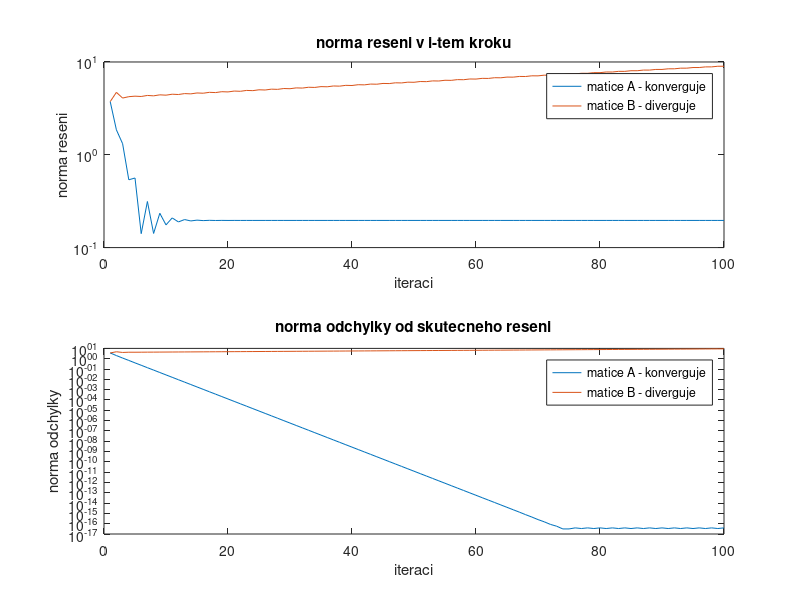

Write MATLAB code to recreate this figure.
function jacobi

% Zvolme dve matice, A bude konvergovat, B nebude
A=[5 1 1; 2 7 3; 2 3 8];
B=[5 10 1; 2 7 3; 2 3 8];

%z volime pravou stranu
y=[1;1;1];

% nastavime uvodni odhad reseni
xUvodni=[1;2;3];

% zvolime pocet iteraci, po ktere budeme chtit sledovat jak se reseni chova
iteraci=100;

% spocteme si reseni matic A a B primou metodou, pro kontrolu postupu
reseniA=A\y;
reseniB=B\y;

% v prubehu iteraci si budeme pamatovat velikost vektoru reseni v i-tem kroku, 
% dale "vzdalenost" reseni v i-tem kroku od skutecneho reseni spocitaneho primou metodou

% budeme iterovat matici A
x=xUvodni;
L=tril(A,-1);
U=triu(A,1);
D=A-L-U;
F=-inv(D)*(L+U);
G=inv(D);
for i=1:iteraci
	velikostReseniA(i)=norm(x);        % jen pro zobrazovani
	velikostChybyA(i)=norm(x-reseniA); % jen pro zobrazovani
	x=F*x+G*y;                         % toto je vlastni vypocet 
end;

% budeme iterovat matici B
x=xUvodni;
L=tril(B,-1);
U=triu(B,1);
D=B-L-U;
F=-inv(D)*(L+U);
G=inv(D);
for i=1:iteraci
	velikostReseniB(i)=norm(x);        % jen pro zobrazovani
	velikostChybyB(i)=norm(x-reseniB); % jen pro zobrazovani
	x=F*x+G*y;                         % vlastni vypocet
end;

% zobrazime si jak to vypada
subplot(211);
plot(1:iteraci,velikostReseniA,1:iteraci,velikostReseniB);
title('norma reseni v i-tem kroku');
xlabel('iteraci');
ylabel('norma reseni');
legend('matice A - konverguje','matice B - diverguje');
set(gca,'YScale','log');

subplot(212);
plot(1:iteraci,velikostChybyA,1:iteraci,velikostChybyB);
title('norma odchylky od skutecneho reseni');
xlabel('iteraci');
ylabel('norma odchylky');
legend('matice A - konverguje','matice B - diverguje');
set(gca,'YScale','log');

end
